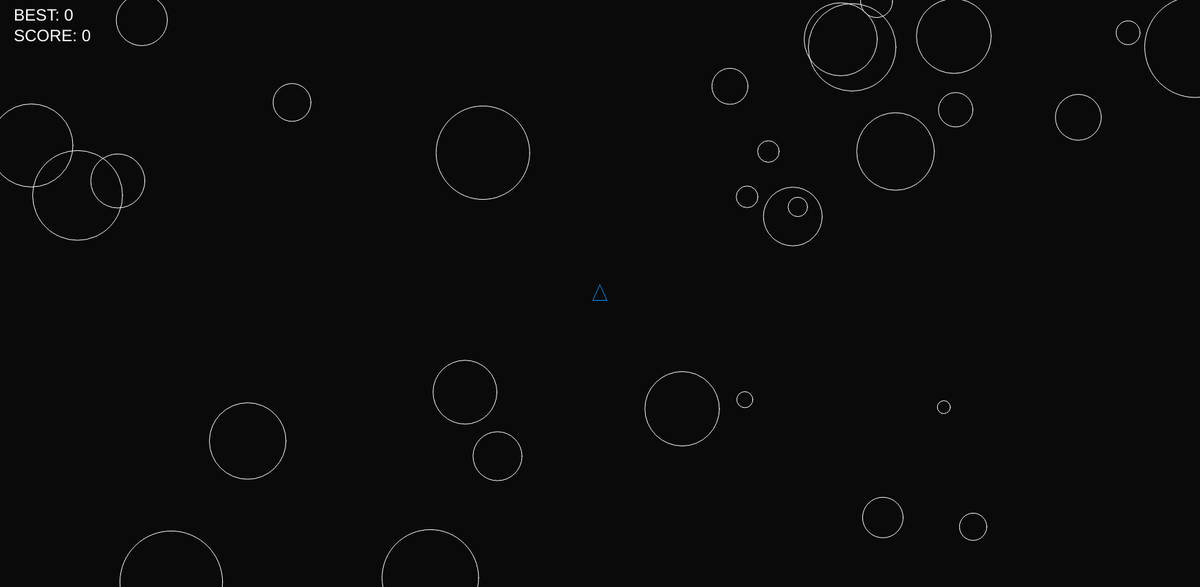
Frame 1 (no input)
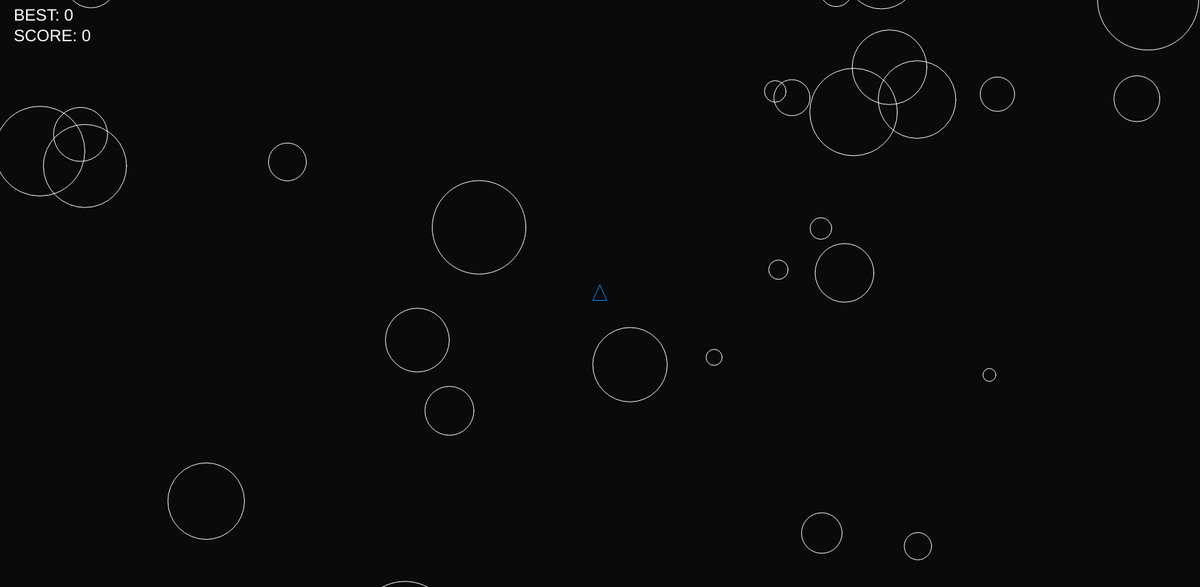
Frame 60 (no input)
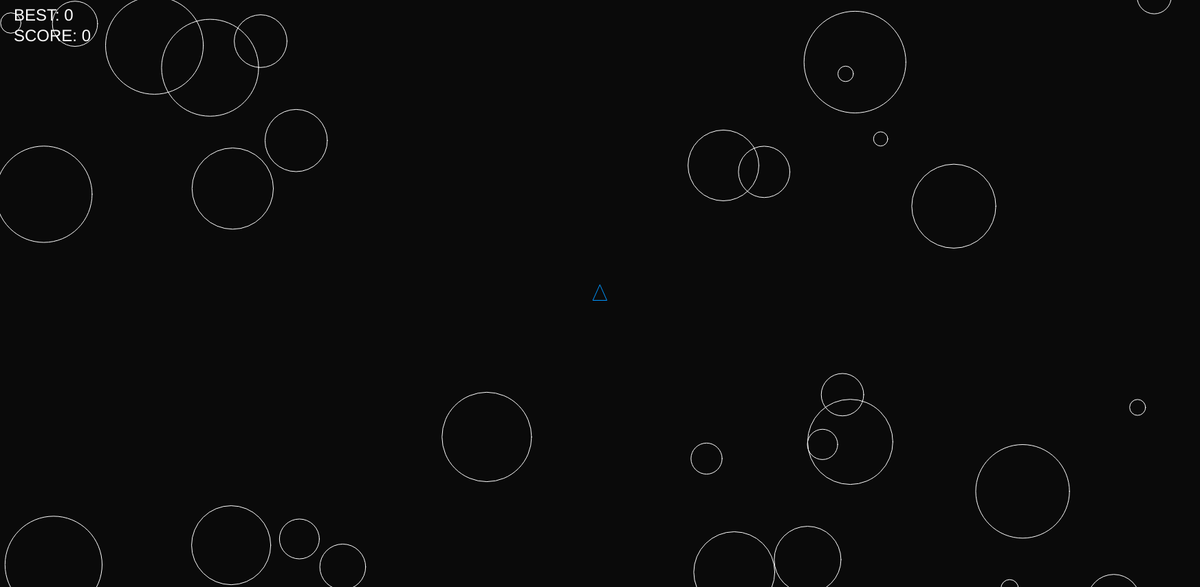
Frame 120 (the mouse pressed at the canvas centre since frame 60)

The p5.js sketch that drew these frames (run headless with seeded random() and noise() and a simulated clock; from frame 60 on, the mouse is pressed at the canvas centre):

// p5.js sketch
// ── sketch.js
const TOTAL = 1;
let song;
let count=0;
let spaceship
let asteroids=[];
let spacheship;
let astQuantity=30;
let score=0;
let best=0;
let frameCount=0;
let slider;

function setup() {
  createCanvas(1745,855);
  for(let i=0;i<astQuantity;i++) {
    asteroids[i]=new Asteroid();
  }
  spaceship = new Spaceship();
}

function draw() {
  background(10);

    //spaceship hitting asteroid
    for(let i=0;i<asteroids.length;i++){
        if(spaceship.hits(asteroids[i])){
            restart()
            break
        }
        asteroids[i].update();
    }


  for(let j=0;j<spaceship.bullets.length;j++) {
      spaceship.bullets[j].update();
      spaceship.bullets[j].print()
  }



  push();
  spaceship.update();
  pop();

    //bullet hitting asteroid
    for(let i=spaceship.bullets.length-1;i>=0;i--) {
        for(let j=asteroids.length-1;j>=0;j--) {
            if(spaceship.bullets[i]!=null && (spaceship.bullets[i].pos.x>width || spaceship.bullets[i].pos.x<0 ||
              spaceship.bullets[i].pos.y>height || spaceship.bullets[i].pos.y<0)) spaceship.bullets.splice(i,1)
            if(spaceship.bullets[i]!=null && spaceship.bullets[i].hits(asteroids[j]))  {
              spaceship.score++;
              spaceship.bullets.splice(i,1);
              let asteroid = asteroids[j];
              let angle = asteroid.vel.heading();
              let angle1 = angle+0.5;
              let angle2 = angle-0.5;
              //new asteroid 1
              let asteroid1 = new Asteroid();
             //setting vel and pos
              asteroid1.vel=p5.Vector.fromAngle(angle1)
              asteroid1.pos=asteroid.pos.copy();
              //lowering radius
              asteroid1.diamater=asteroid.diamater/2;
              if(asteroid1.diamater>=15)
              asteroids.push(asteroid1);
              //new asteroid 2
              let asteroid2 = new Asteroid();
              asteroid2.vel=p5.Vector.fromAngle(angle2)
              asteroid2.pos=asteroid.pos.copy();
              asteroid2.diamater=asteroid.diamater/2;
              if(asteroid2.diamater>=15)
              asteroids.push(asteroid2)
              asteroids.splice(j,1)

            }
        }
    }

    if(asteroids.length==0) {
      frameCount++;
      textSize(64)
      text('GG EASY',400,height/2)
    }


    textSize(24)
    fill(255)
    noStroke()
    if(score>best) best = score;
    text('SCORE: '+score,20,60)
    text('BEST: '+best,20,30)
    //print
    for(let i=0;i<asteroids.length;i++) {
      asteroids[i].print()
    }

    spaceship.print()
    steerSpaceship()
}

function steerSpaceship(){
    w_ascii = 77
    d_ascii = 64
    a_ascii = 61

    if(keyIsDown(UP_ARROW) || keyIsDown(w_ascii))
        spaceship.boost();
    if(keyIsDown(RIGHT_ARROW) || keyIsDown(d_ascii))
        spaceship.turn(0.1);
    if(keyIsDown(LEFT_ARROW) || keyIsDown(a_ascii))
        spaceship.turn(-0.1);
}

function keyTyped() {
    if(key===' ')
        spaceship.bullets.push(new laserBullet(spaceship))
}



function restart(){
    asteroids = []
    for(let i=0;i<astQuantity;i++) {
      asteroids[i]=new Asteroid();
    }
    score = 0
    spaceship = new Spaceship();
}

// ── Asteroid.js
class Asteroid {
  constructor() {
    this.diamater=random(15,150);
    this.pos=createVector(random(width),random(height));
    while(this.pos.x>width/2-100 && this.pos.x<width/2+100 || this.pos.y>height/2-100 && this.pos.y<height/2+100)
        this.pos=createVector(random(width),random(height));
        
    let angle = random()*2*PI
    let randomSpeed=random()+1;
    this.vel=p5.Vector.fromAngle(angle)
    this.vel.mult(randomSpeed)
    this.dead=false;
  }

  update() {
    this.pos.add(this.vel);
    this.borders();
    //this.print();
  }

  borders() {
    if(this.pos.x>width+this.diamater)
        this.pos.x=-this.diamater;
    if(this.pos.x<-this.diamater)
        this.pos.x = width+this.diamater
    if(this.pos.y>height+this.diamater)
        this.pos.y=-this.diamater;
    if(this.pos.y<-this.diamater)
        this.pos.y = height+this.diamater
  }

  print() {
    noFill()
    stroke(255)
  ellipse(this.pos.x,this.pos.y,this.diamater,this.diamater);
  }
}

// ── Population.js
let deadShips=[];
let fitnessSum=0;
let bestShip;
function nextGeneration() {
calculateFitness()
findBestShip();
sumFitness();
for(let i =1;i<deadShips.length;i++) {
let parent = pickOne();
let child = new Spaceship();
child.nn = parent.nn.copy();
spaceships.push(child)
}
mutate();
deadShips=[]
console.log('next generation')
}


function calculateFitness() {
  let sumTime=0;
  let sumScore=0
  for(let i =0;i<deadShips.length;i++) {
    sumScore+=deadShips[i].score;
    sumTime+=deadShips[i].timeAlive;
  }
  for(let i =0;i<deadShips.length;i++) {

    if(sumScore==0)
    sumScore=1;
    if(deadShips[i].shootCount==0)
    deadShips[i].shootCount=1;
    deadShips[i].fitness= deadShips[i].timeAlive/sumTime + deadShips[i].score/sumScore/deadShips[i].shootCount;
      // if(deadShips[i].shootCount==1)
      // deadShips[i].fitness*=0.1;
      if(deadShips[i].pos.x==width/2 && deadShips[i].pos.y==height/2) {
        deadShips[i].fitness*=0.1;
      }
}
}
function sumFitness() {
  for(let i =0;i<deadShips.length;i++) {
  fitnessSum+=deadShips[i].fitness;
  }
}
function pickOne() {
  fitnessSum=0;
  let tempSum=0;
  for(let i =0;i<deadShips.length;i++) {
    let rand = random(fitnessSum)
    tempSum+=deadShips[i].fitness;
    if(tempSum>rand) {
      return deadShips[i];
    }
  }
}
function mutate() {
  for(let i =1;i<spaceships.length;i++) {
   spaceships[i].nn.mutate(0.1)
  }
}
function findBestShip() {
  let biggestFit=0;
  let bestIndex=-1;
  for(let i=0;i<deadShips.length;i++) {
  if(deadShips[i].fitness>biggestFit) {
    biggestFit=deadShips[i].fitness;
    bestIndex=i;
  }
  }
  let bestBrain = deadShips[bestIndex].nn;
  bestShip=new Spaceship();
  bestShip.nn=bestBrain.copy();
  spaceships.push(bestShip);
}

// ── Spaceship.js
class Spaceship {
constructor() {
  this.pos=createVector(width/2,height/2);
  this.vel=createVector(0,0)
  this.r=10;
  this.heading=-PI/2;
  this.boostOn=false;
  this.timeAlive=0;
  this.score=0;
  this.shootCount=0;
  this.fitness=0;
  this.bullets=[]
  this.reloadTimeLeft=0;
}

boost() {
  let force = p5.Vector.fromAngle(this.heading);
  force.mult(0.1)
  this.vel.add(force);
  this.boostOn=true;
}
update(){
  this.pos.add(this.vel);
  this.borders();
  //this.print();
  this.timeAlive++;
  if(this.reloadTimeLeft>0)
  this.reloadTimeLeft--;
}

print() {
    push()
    stroke(0,150,255)
    noFill()
    translate(this.pos.x,this.pos.y)
    rotate(this.heading+PI/2)
    triangle(-this.r,this.r,this.r,this.r,0,-this.r*5/4)
    stroke(255,255,0)
    fill(255,255,0)
    if(this.boostOn) {
        triangle(-this.r/2,this.r,this.r/2,this.r,0,this.r*2)
        this.boostOn=false;
    }
    pop()
}

borders() {
  if(this.pos.x>width+this.r*2)
  this.pos.x=-this.r*2;
  if(this.pos.x<-this.r*2)
  this.pos.x = width+this.r*2
  if(this.pos.y>height+this.r*2)
  this.pos.y=-this.r*2;
  if(this.pos.y<-this.r*2)
  this.pos.y = height+this.r*2
}
turn(angle) {
  this.heading+=angle;
}
hits(asteroid) {
  if(this.pos.dist(asteroid.pos)<asteroid.diamater/2+asteroid.diamater/10) {
  return true
} else return false;
}
}

// ── laserBullet.js
class laserBullet {
  constructor(ship) {
    this.pos=createVector(ship.pos.x,ship.pos.y)
    this.vel=p5.Vector.fromAngle(ship.heading);
    this.vel.mult(10)
  }
  update() {
    this.pos.add(this.vel)
    //this.print();
  }
  print() {
    stroke(105,105,255)
    strokeWeight(3)
    line(this.pos.x,this.pos.y,this.pos.x+this.vel.x*2,this.pos.y+this.vel.y*2)
    strokeWeight(1)
  }
  hits(asteroid) {
    let temp=createVector(0,0)
    temp.add(this.pos)
    if(temp.dist(asteroid.pos)<asteroid.diamater/2) {
      score++;
    return true
  }
    temp.add(this.vel)
    if(temp.dist(asteroid.pos)<asteroid.diamater/2) {
      score++;
    return true
  }

    temp.add(this.vel)
    if(temp.dist(asteroid.pos)<asteroid.diamater/2) {
      score++;
    return true
  }
    else return false;
  }
}
